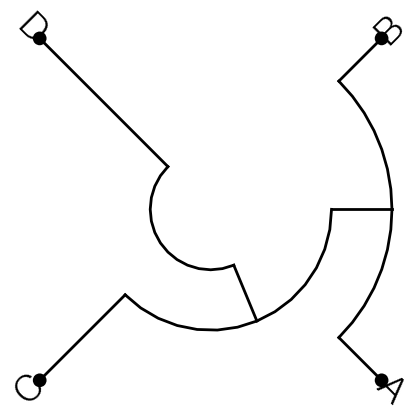

Reproduce this figure in Python.
import baltic as bt
from baltic import bt_utils

import matplotlib as mpl
from matplotlib import pyplot as plt
from matplotlib.gridspec import GridSpec

treestring = '((("A":1,"B":1):1,"C":2):1,"D":3);'
ll = bt.make_tree(treestring, 'divergence')
ll.treeStats()

fig = plt.figure(figsize=(5,5),facecolor='w')
gs = GridSpec(1,1)

ax = plt.subplot(gs[0])

inwardSpace = 1.0
ll.plot_tree(ax, inwardSpace = inwardSpace, treeType = 'circular')
ll.plot_text(ax, inwardSpace = inwardSpace, treeType = 'circular', size = 26)
ll.plot_points(ax, inwardSpace = inwardSpace, treeType = 'circular')

bt_utils.clean_axes(ax)

plt.savefig('basic-tree-circular-middle-space.png', bbox_inches='tight')
